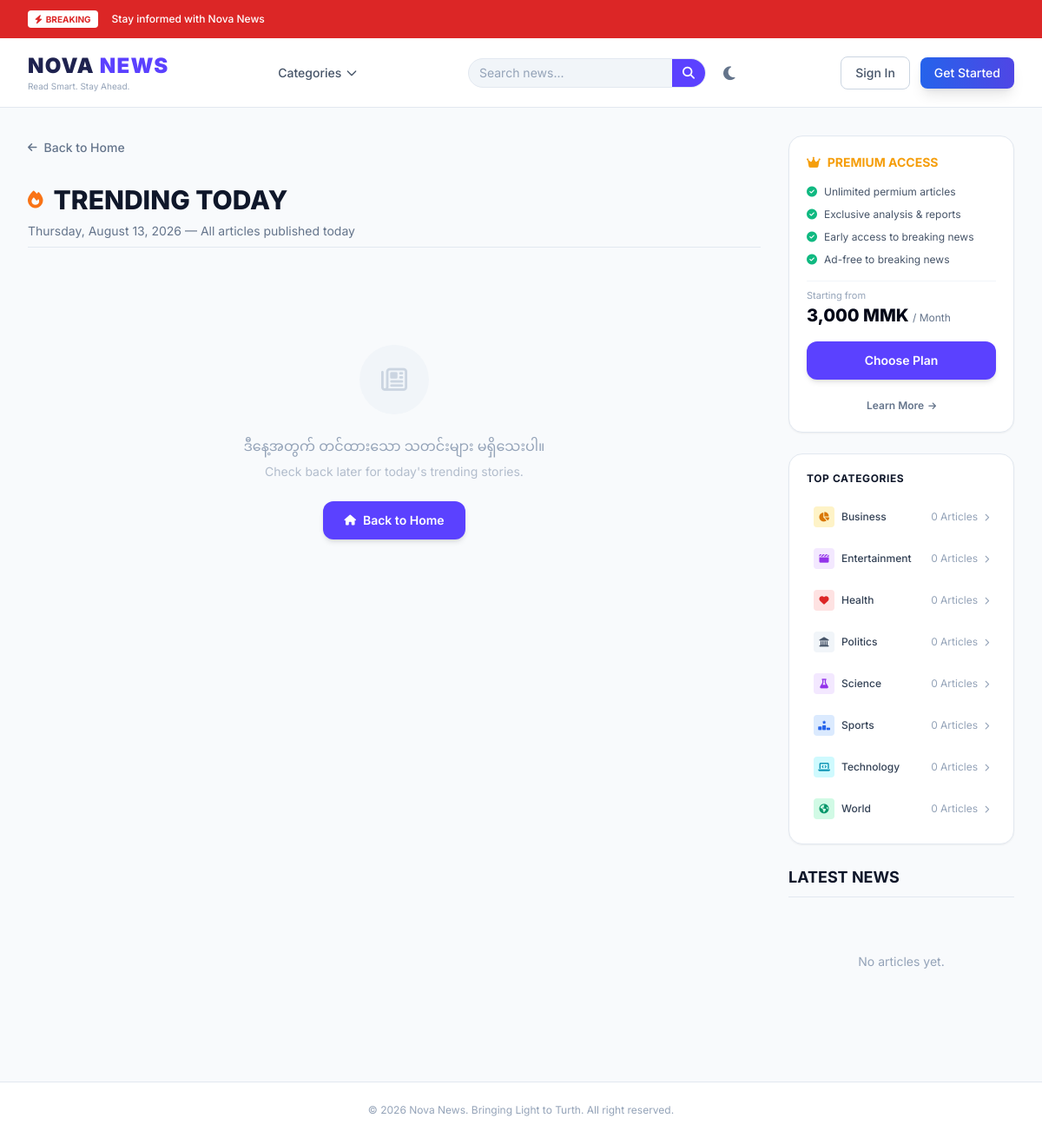
The app's page /user/trending_today.php with its own data.
### tables this page shows
CREATE TABLE IF NOT EXISTS categories (
    id         INT AUTO_INCREMENT PRIMARY KEY,
    name       VARCHAR(100) NOT NULL UNIQUE,
    slug       VARCHAR(110) NOT NULL UNIQUE,
    created_at TIMESTAMP DEFAULT CURRENT_TIMESTAMP
);

### includes/posts.php (called while the page is built, shortened)
<?php
function getAllCategories(): array
{
    $db = getDB();
    $categories = [];
    $result = $db->query('
        SELECT c.id, c.name, c.slug, COUNT(p.id) AS article_count
        FROM categories c
        LEFT JOIN posts p ON p.category_id = c.id AND p.status = "published"
        GROUP BY c.id
        ORDER BY c.name ASC
    ');
    if ($result && method_exists($result, 'fetch_assoc')) {
        while ($row = $result->fetch_assoc()) {
            $categories[] = $row;
        }
    }
    return $categories;
}

### user/trending_today.php (the view, shortened to what this page needs)
<?php
require_once __DIR__ . '/../includes/posts.php';
$trendingTodayPosts = [];
$latestPosts = getPostsPaginated(1, 4, 'all', 'published');
include __DIR__ . '/../includes/header.php';
?>
<main class="max-w-[1440px] mx-auto p-4 md:p-8 grid grid-cols-1 lg:grid-cols-12 gap-8">
    <div class="lg:col-span-9 space-y-8">
        <div>
            <a href="index.php" class="inline-flex items-center gap-2 text-sm font-medium text-slate-500 hover:text-[#5B41FF] transition">
                <i class="fa-solid fa-arrow-left text-xs"></i> Back to Home
            </a>
        </div>
        <section class="space-y-2">
            <div class="flex items-center gap-3">
                <span class="text-orange-500"><i class="fa-solid fa-fire text-xl"></i></span>
                <h1 class="text-2xl md:text-3xl font-extrabold text-slate-900">TRENDING TODAY</h1>
            </div>
            <p class="text-slate-500 text-sm">
                <?= date('l, F j, Y') ?> — All articles published today
            </p>
            <div class="border-b border-slate-200 mt-2"></div>
        </section>
        <?php if (empty($trendingTodayPosts)): ?>
            <div class="text-center py-20">
                <div class="inline-flex items-center justify-center w-20 h-20 rounded-full bg-slate-100 mb-6">
                    <i class="fa-regular fa-newspaper text-3xl text-slate-300"></i>
                </div>
                <p class="text-slate-400 text-base font-medium">ဒီနေ့အတွက် တင်ထားသော သတင်းများ မရှိသေးပါ။</p>
                <p class="text-slate-400/70 text-sm mt-2">Check back later for today's trending stories.</p>
                <a href="index.php" class="inline-flex items-center gap-2 mt-6 bg-[#5B41FF] hover:bg-[#4830DF] text-white text-sm font-semibold px-6 py-3 rounded-xl shadow-md transition">
                    <i class="fa-solid fa-house text-xs"></i> Back to Home
                </a>
            </div>
        <?php endif; ?>
    </div>
    <aside class="lg:col-span-3 space-y-6">
        <div class="bg-white rounded-2xl border border-slate-200 p-5 shadow-sm space-y-4">
            <div class="flex items-center space-x-2 text-amber-500 font-bold text-sm">
                <i class="fa-solid fa-crown"></i>
                <span>PREMIUM ACCESS</span>
            </div>
            <ul class="space-y-2.5 text-xs text-slate-600">
                <li class="flex items-center gap-2"><i class="fa-solid fa-circle-check text-emerald-500"></i> Unlimited permium articles</li>
                <li class="flex items-center gap-2"><i class="fa-solid fa-circle-check text-emerald-500"></i> Exclusive analysis & reports</li>
                <li class="flex items-center gap-2"><i class="fa-solid fa-circle-check text-emerald-500"></i> Early access to breaking news</li>
                <li class="flex items-center gap-2"><i class="fa-solid fa-circle-check text-emerald-500"></i> Ad-free to breaking news</li>
            </ul>
            <div class="pt-2 border-t border-slate-100">
                <div class="text-[11px] text-slate-400">Starting from</div>
                <div class="text-xl font-extrabold text-slate-950">3,000 MMK <span class="text-xs font-normal text-slate-500">/ Month</span></div>
            </div>
            <a href="subscribe.php" class="block w-full text-center bg-[#5B41FF] hover:bg-[#4830DF] text-white font-semibold text-sm py-3 rounded-xl shadow-md transition">Choose Plan</a>
            <div class="text-center"><a href="subscribe.php" class="text-xs font-semibold text-slate-500 hover:text-slate-800">Learn More <i class="fa-solid fa-arrow-right text-[10px] ml-0.5"></i></a></div>
        </div>
        <?php
        $categories = getAllCategories();
        $catIcons = [
            'Technology'    => ['bg' => 'bg-cyan-100', 'text' => 'text-cyan-600', 'icon' => 'fa-laptop-code'],
            'Business'      => ['bg' => 'bg-amber-100', 'text' => 'text-amber-600', 'icon' => 'fa-chart-pie'],
            'World'         => ['bg' => 'bg-emerald-100', 'text' => 'text-emerald-600', 'icon' => 'fa-earth-americas'],
            'Sports'        => ['bg' => 'bg-blue-100', 'text' => 'text-blue-600', 'icon' => 'fa-ranking-star'],
            'Health'        => ['bg' => 'bg-red-100', 'text' => 'text-red-600', 'icon' => 'fa-heart'],
            'Science'       => ['bg' => 'bg-purple-100', 'text' => 'text-purple-600', 'icon' => 'fa-flask'],
            'Politics'      => ['bg' => 'bg-slate-100', 'text' => 'text-slate-600', 'icon' => 'fa-landmark'],
            'Entertainment' => ['bg' => 'bg-purple-100', 'text' => 'text-purple-600', 'icon' => 'fa-clapperboard'],
        ];
        ?>
        <div class="bg-white rounded-2xl border border-slate-200 p-5 shadow-sm space-y-4">
            <div class="text-xs font-bold text-slate-900 uppercase tracking-wider">Top Categories</div>
            <div class="space-y-2">
                <?php foreach ($categories as $cat):
                    $name = htmlspecialchars($cat['name']);
                    $count = (int) $cat['article_count'];
                    $style = $catIcons[$cat['name']] ?? ['bg' => 'bg-slate-100', 'text' => 'text-slate-600', 'icon' => 'fa-folder'];
                ?>
                <a href="/Nova_News/user/category.php?slug=<?= urlencode($cat['slug']) ?>" class="flex items-center justify-between p-2 rounded-lg hover:bg-slate-50 transition text-xs">
                    <div class="flex items-center gap-2 font-medium text-slate-700"><span class="w-6 h-6 rounded <?= $style['bg'] . ' ' . $style['text'] ?> flex items-center justify-center"><i class="fa-solid <?= $style['icon'] ?> text-[11px]"></i></span> <?= $name ?></div>
                    <span class="text-slate-400"><?= $count ?> Article<?= $count !== 1 ? 's' : '' ?> <i class="fa-solid fa-chevron-right text-[9px] ml-1"></i></span>
                </a>
                <?php endforeach; ?>
            </div>
        </div>
        <section class="space-y-4">
            <div class="flex items-center justify-between border-b border-slate-200 pb-2">
                <h2 class="text-lg font-bold text-slate-900">LATEST NEWS</h2>
            </div>
            <div class="grid grid-cols-1 gap-6">
                <?php if (empty($latestPosts)): ?>
                    <div class="col-span-full text-center text-slate-400 py-12 text-sm">No articles yet.</div>
                <?php endif; ?>
            </div>
        </section>
    </aside>
</main>
<?php include __DIR__ . '/../includes/footer.php'; ?>

### includes/header.php (style rules this page uses)
body { font-family: 'Inter', sans-serif; transition: background-color 0.3s ease, color 0.3s ease; }

### records on screen
categories: name "Business", count "0"
categories: name "Entertainment", count "0"
categories: name "Health", count "0"
categories: name "Politics", count "0"
categories: name "Science", count "0"
categories: name "Sports", count "0"
categories: name "Technology", count "0"
categories: name "World", count "0"

### other values on screen
__('header.categories') "Categories"
__('header.signin') "Sign In"
__('header.get_started') "Get Started"
